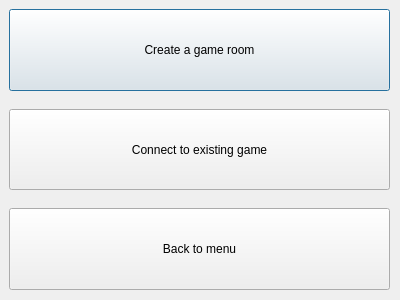
<?xml version="1.0" encoding="UTF-8"?>
<ui version="4.0">
 <class>ConnectionDialog</class>
 <widget class="QDialog" name="ConnectionDialog">
  <property name="geometry">
   <rect>
    <x>0</x>
    <y>0</y>
    <width>400</width>
    <height>300</height>
   </rect>
  </property>
  <property name="windowTitle">
   <string>Choose connection</string>
  </property>
  <widget class="QWidget" name="verticalLayoutWidget">
   <property name="geometry">
    <rect>
     <x>9</x>
     <y>9</y>
     <width>381</width>
     <height>281</height>
    </rect>
   </property>
   <layout class="QVBoxLayout" name="verticalLayout">
    <property name="spacing">
     <number>18</number>
    </property>
    <item>
     <widget class="QPushButton" name="server_button">
      <property name="sizePolicy">
       <sizepolicy hsizetype="Minimum" vsizetype="MinimumExpanding">
        <horstretch>0</horstretch>
        <verstretch>0</verstretch>
       </sizepolicy>
      </property>
      <property name="text">
       <string>Create a game room</string>
      </property>
     </widget>
    </item>
    <item>
     <widget class="QPushButton" name="client_button">
      <property name="sizePolicy">
       <sizepolicy hsizetype="Minimum" vsizetype="MinimumExpanding">
        <horstretch>0</horstretch>
        <verstretch>0</verstretch>
       </sizepolicy>
      </property>
      <property name="text">
       <string>Connect to existing game</string>
      </property>
     </widget>
    </item>
    <item>
     <widget class="QPushButton" name="back_button">
      <property name="sizePolicy">
       <sizepolicy hsizetype="Minimum" vsizetype="MinimumExpanding">
        <horstretch>0</horstretch>
        <verstretch>0</verstretch>
       </sizepolicy>
      </property>
      <property name="text">
       <string>Back to menu</string>
      </property>
     </widget>
    </item>
   </layout>
  </widget>
 </widget>
 <resources/>
 <connections/>
</ui>
